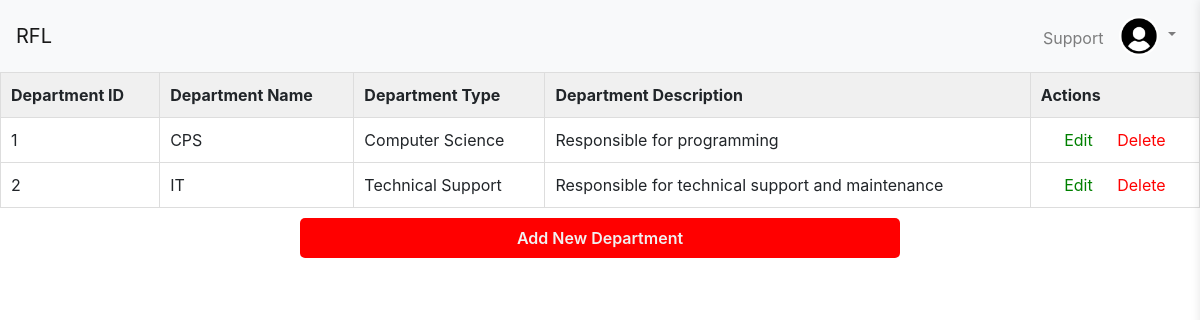
Screenshot of /hr/department.php (signed in) with the database file from the repository.
### tables this page shows
CREATE TABLE `department` (
  `department_id` int(11) NOT NULL,
  `department_name` varchar(255) NOT NULL,
  `department_type` varchar(255) NOT NULL,
  `department_description` text DEFAULT NULL
);

### hr/department.php (the view, shortened to what this page needs)
<?php include 'templates/header.php'; ?>
<?php
include '../db.php';
$sql = "SELECT * FROM department";
$stmt = mysqli_prepare($conn, $sql);
mysqli_stmt_execute($stmt);
$result = mysqli_stmt_get_result($stmt);
?>
<table>
  <tr>
    <th>Department ID</th>
    <th>Department Name</th>
    <th>Department Type</th>
    <th>Department Description</th>
    <th>Actions</th>
  </tr>
  <?php while ($row = mysqli_fetch_assoc($result)) {?>
  <tr>
    <td><?php echo $row['department_id'];?></td>
    <td><?php echo $row['department_name'];?></td>
    <td><?php echo $row['department_type'];?></td>
    <td><?php echo $row['department_description'];?></td>
    <td class="actions">
      <a href="edit_department.php?id=<?php echo $row['department_id']; ?>" style="color: green;">Edit</a>
      <a href="delete_department.php?id=<?php echo $row['department_id']; ?>" onclick="return confirm('Are you sure you want to delete this department?')" style="color: red;">Delete</a>
    </td>
  </tr>
  <?php }?>
</table>
<button onclick="location.href='add_department.php'" class="cancelbtn cancel-container">Add New Department</button>
<?php include 'templates/footer.php';?>

### hr/department.php (style rules this page uses)
table { border-collapse: collapse; width: 100%; }
th, td { border: 1px solid #ddd; padding: 10px; text-align: left; }
th { background-color: #f0f0f0; }
.actions { text-align: center; }
.actions a { margin: 0 10px; color: #337ab7; text-decoration: none; }
button { background-color: rgb(255, 213, 0); color: #000; font-size: 18px; padding: 14px 20px; font-weight: 600; margin: 15px 0; border: none; cursor: pointer; width: 50%; transition: background-color 0.10s; }
.cancel-container { display: flex; align-items: center; justify-content:center; }
.cancelbtn { height: 40px; align-items: center; justify-content: center; background-color: red; color: #f1f1f1; font-size: 16px; border-radius: 5px; margin-top: 10px; margin-left: 300px; }

### rows the page displays
department: department_id "1", department_name "CPS", department_type "Computer Science", department_description "Responsible for programming"
department: department_id "2", department_name "IT", department_type "Technical Support", department_description "Responsible for technical support and maintenance"
